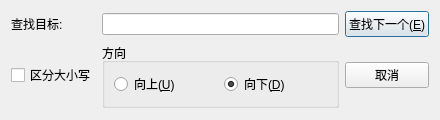
<?xml version="1.0" encoding="UTF-8"?>
<ui version="4.0">
 <class>SearchDialog</class>
 <widget class="QDialog" name="SearchDialog">
  <property name="geometry">
   <rect>
    <x>0</x>
    <y>0</y>
    <width>440</width>
    <height>120</height>
   </rect>
  </property>
  <property name="windowTitle">
   <string>查找</string>
  </property>
  <layout class="QGridLayout" name="gridLayout">
   <item row="0" column="0">
    <widget class="QLabel" name="labelFind">
     <property name="text">
      <string>查找目标:</string>
     </property>
    </widget>
   </item>
   <item row="0" column="1">
    <widget class="QLineEdit" name="lineEdit"/>
   </item>
   <item row="0" column="2">
    <widget class="QPushButton" name="pushButtonFind">
     <property name="text">
      <string>查找下一个(&amp;E)</string>
     </property>
    </widget>
   </item>
   <item row="1" column="0">
    <widget class="QCheckBox" name="caseCheckBox">
     <property name="text">
      <string>区分大小写</string>
     </property>
    </widget>
   </item>
   <item row="1" column="1">
    <widget class="QGroupBox" name="groupBox">
     <property name="title">
      <string>方向</string>
     </property>
     <layout class="QHBoxLayout" name="horizontalLayout">
      <item>
       <widget class="QRadioButton" name="radioUp">
        <property name="text">
         <string>向上(&amp;U)</string>
        </property>
       </widget>
      </item>
      <item>
       <widget class="QRadioButton" name="radioDown">
        <property name="text">
         <string>向下(&amp;D)</string>
        </property>
        <property name="checked">
         <bool>true</bool>
        </property>
       </widget>
      </item>
     </layout>
    </widget>
   </item>
   <item row="1" column="2">
    <widget class="QPushButton" name="pushButtonCancel">
     <property name="text">
      <string>取消</string>
     </property>
    </widget>
   </item>
  </layout>
 </widget>
 <resources/>
 <connections/>
</ui>
